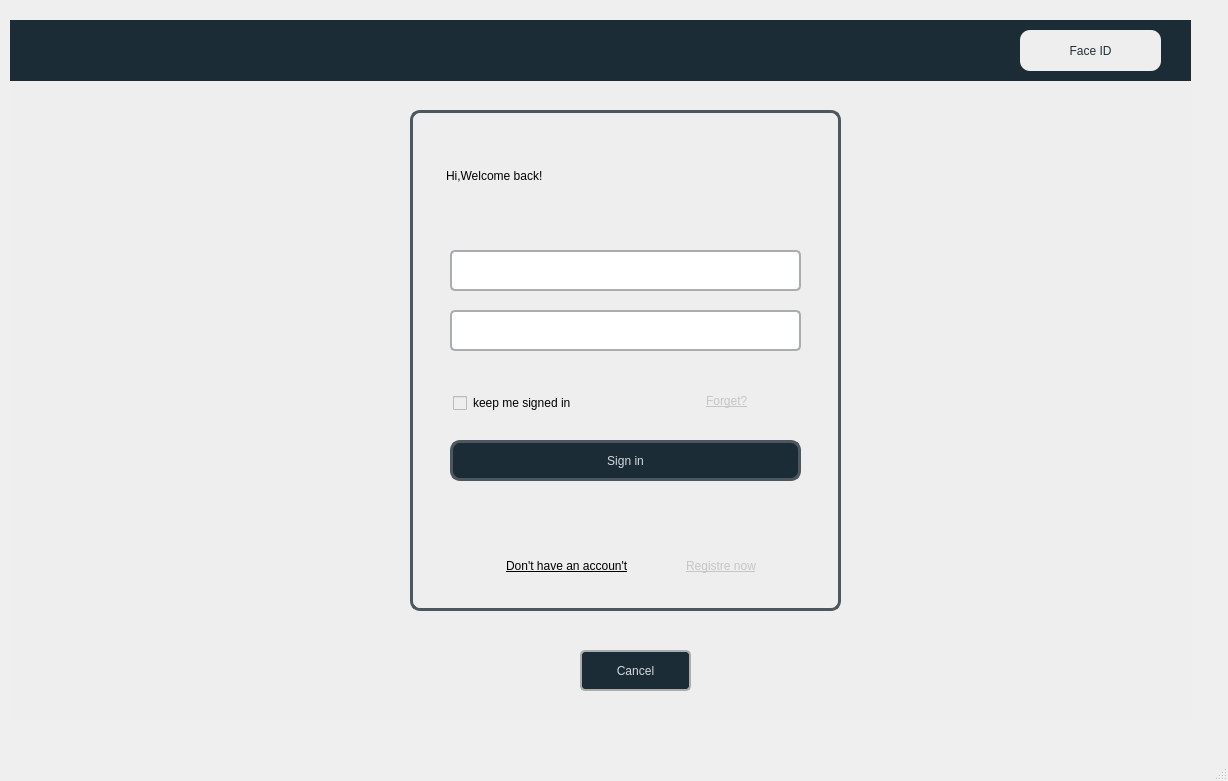
<?xml version="1.0" encoding="UTF-8"?>
<ui version="4.0">
 <class>MainWindow</class>
 <widget class="QMainWindow" name="MainWindow">
  <property name="geometry">
   <rect>
    <x>0</x>
    <y>0</y>
    <width>1228</width>
    <height>781</height>
   </rect>
  </property>
  <property name="windowTitle">
   <string>Gestion des Clients</string>
  </property>
  <property name="styleSheet">
   <string notr="true"/>
  </property>
  <widget class="QWidget" name="centralWidget">
   <property name="styleSheet">
    <string notr="true"/>
   </property>
   <widget class="QWidget" name="widget" native="true">
    <property name="geometry">
     <rect>
      <x>10</x>
      <y>20</y>
      <width>1181</width>
      <height>701</height>
     </rect>
    </property>
    <property name="styleSheet">
     <string notr="true">background-color: rgb(238, 238, 238);</string>
    </property>
    <widget class="QWidget" name="widget_2" native="true">
     <property name="geometry">
      <rect>
       <x>0</x>
       <y>0</y>
       <width>1181</width>
       <height>61</height>
      </rect>
     </property>
     <property name="styleSheet">
      <string notr="true">background-color: rgb(28, 44, 54);</string>
     </property>
     <widget class="QLabel" name="label">
      <property name="geometry">
       <rect>
        <x>40</x>
        <y>10</y>
        <width>231</width>
        <height>31</height>
       </rect>
      </property>
      <property name="text">
       <string/>
      </property>
      <property name="pixmap">
       <pixmap>../Users/haouas/OneDrive - ESPRIT/Bureau/12.jpg</pixmap>
      </property>
     </widget>
     <widget class="QPushButton" name="pushButton">
      <property name="geometry">
       <rect>
        <x>1010</x>
        <y>10</y>
        <width>141</width>
        <height>41</height>
       </rect>
      </property>
      <property name="styleSheet">
       <string notr="true">background-color: rgb(238, 238, 238);

color: rgb(32, 48, 57);
border-color: rgb(255, 255, 255);
font: 700 10pt &quot;Segoe UI&quot;;
border-radius: 10px;</string>
      </property>
      <property name="text">
       <string>Face ID</string>
      </property>
     </widget>
    </widget>
    <widget class="QWidget" name="widget_3" native="true">
     <property name="geometry">
      <rect>
       <x>400</x>
       <y>90</y>
       <width>431</width>
       <height>501</height>
      </rect>
     </property>
     <property name="styleSheet">
      <string notr="true">border: 3px solid #4c5760;
border-radius: 10px;</string>
     </property>
     <widget class="QLabel" name="label_2">
      <property name="geometry">
       <rect>
        <x>30</x>
        <y>20</y>
        <width>311</width>
        <height>91</height>
       </rect>
      </property>
      <property name="styleSheet">
       <string notr="true">border-color: rgb(238, 238, 238);
font: 700 20pt &quot;Segoe UI&quot;;
color: rgb(0, 0, 0);</string>
      </property>
      <property name="text">
       <string>Hi,Welcome back!</string>
      </property>
     </widget>
     <widget class="QLineEdit" name="lineEdit">
      <property name="geometry">
       <rect>
        <x>40</x>
        <y>140</y>
        <width>351</width>
        <height>41</height>
       </rect>
      </property>
      <property name="styleSheet">
       <string notr="true">border: 1.6px solid rgba(170,173,174,255)rgb(255, 255, 255); border-radius: 5px;
background-color: rgb(255, 255, 255);</string>
      </property>
      <property name="readOnly">
       <bool>true</bool>
      </property>
     </widget>
     <widget class="QLineEdit" name="lineEdit_6">
      <property name="geometry">
       <rect>
        <x>40</x>
        <y>200</y>
        <width>351</width>
        <height>41</height>
       </rect>
      </property>
      <property name="styleSheet">
       <string notr="true">border: 1.6px solid rgba(170,173,174,255)rgb(255, 255, 255); border-radius: 5px;
background-color: rgb(255, 255, 255);</string>
      </property>
      <property name="readOnly">
       <bool>true</bool>
      </property>
     </widget>
     <widget class="QLabel" name="label_3">
      <property name="geometry">
       <rect>
        <x>50</x>
        <y>140</y>
        <width>31</width>
        <height>41</height>
       </rect>
      </property>
      <property name="styleSheet">
       <string notr="true">background-color: rgba(0, 0, 0, 0);
border-color: rgb(0,0,0,0);</string>
      </property>
      <property name="text">
       <string/>
      </property>
      <property name="pixmap">
       <pixmap>../Users/haouas/Downloads/mail.svg</pixmap>
      </property>
      <property name="scaledContents">
       <bool>false</bool>
      </property>
      <property name="wordWrap">
       <bool>false</bool>
      </property>
      <property name="textInteractionFlags">
       <set>Qt::LinksAccessibleByKeyboard|Qt::LinksAccessibleByMouse</set>
      </property>
     </widget>
     <widget class="QLabel" name="label_4">
      <property name="geometry">
       <rect>
        <x>50</x>
        <y>200</y>
        <width>31</width>
        <height>41</height>
       </rect>
      </property>
      <property name="styleSheet">
       <string notr="true">background-color: rgba(0, 0, 0, 0);
border-color: rgb(0,0,0,0);</string>
      </property>
      <property name="text">
       <string/>
      </property>
      <property name="pixmap">
       <pixmap>../Users/haouas/Downloads/lock.svg</pixmap>
      </property>
     </widget>
     <widget class="QLabel" name="label_5">
      <property name="geometry">
       <rect>
        <x>350</x>
        <y>200</y>
        <width>31</width>
        <height>41</height>
       </rect>
      </property>
      <property name="styleSheet">
       <string notr="true">background-color: rgba(0, 0, 0, 0);
border-color: rgb(0,0,0,0);</string>
      </property>
      <property name="text">
       <string/>
      </property>
      <property name="pixmap">
       <pixmap>../Users/haouas/Downloads/eye-off.svg</pixmap>
      </property>
     </widget>
     <widget class="QCheckBox" name="checkBox">
      <property name="geometry">
       <rect>
        <x>40</x>
        <y>280</y>
        <width>161</width>
        <height>26</height>
       </rect>
      </property>
      <property name="styleSheet">
       <string notr="true">color: rgb(0, 0, 0);
font: 700 9pt &quot;Segoe UI&quot;;
border-color: #eeeeee;</string>
      </property>
      <property name="text">
       <string>keep me signed in</string>
      </property>
     </widget>
     <widget class="QLabel" name="label_6">
      <property name="geometry">
       <rect>
        <x>290</x>
        <y>270</y>
        <width>81</width>
        <height>41</height>
       </rect>
      </property>
      <property name="styleSheet">
       <string notr="true">border-color: rgb(238, 238, 238);
text-decoration: underline;
color: rgb(198, 198, 198);
font: 9pt &quot;Segoe UI&quot;;</string>
      </property>
      <property name="text">
       <string>Forget?</string>
      </property>
     </widget>
     <widget class="QPushButton" name="login">
      <property name="geometry">
       <rect>
        <x>40</x>
        <y>330</y>
        <width>351</width>
        <height>41</height>
       </rect>
      </property>
      <property name="styleSheet">
       <string notr="true">QPushButton#login {
    background-color: rgb(28, 44, 54);
    color: rgb(213, 216, 218);
    font: 700 9pt &quot;Segoe UI&quot;;
    cursor: pointer;  /* Hand pointer cursor on hover */
}

QPushButton#login:hover {
  /* Darker shade when hovering */
	background-color: #284853;
    color: rgb(255, 255, 255);  /* Optional: Change text color on hover */
}

QPushButton#login:pressed {
	background-color: rgb(74, 74, 74);
    color: rgb(255, 255, 255);  /* Optional: Change text color when pressed */
}
</string>
      </property>
      <property name="text">
       <string>Sign in</string>
      </property>
     </widget>
     <widget class="QLabel" name="label_13">
      <property name="geometry">
       <rect>
        <x>90</x>
        <y>440</y>
        <width>181</width>
        <height>31</height>
       </rect>
      </property>
      <property name="styleSheet">
       <string notr="true">border-color: rgb(238, 238, 238);
text-decoration: underline;
color: rgb(0, 0, 0);
font: 700 9pt &quot;Segoe UI&quot;;</string>
      </property>
      <property name="text">
       <string>Don't have an accoun't</string>
      </property>
     </widget>
     <widget class="QLabel" name="label_14">
      <property name="geometry">
       <rect>
        <x>270</x>
        <y>430</y>
        <width>131</width>
        <height>51</height>
       </rect>
      </property>
      <property name="styleSheet">
       <string notr="true">background-color: rgba(0, 0, 0, 0);
border-color:rgba(0, 0, 0, 0);
text-decoration: underline;
color: rgb(198, 198, 198);
font: 9pt &quot;Segoe UI&quot;;</string>
      </property>
      <property name="text">
       <string>Registre now</string>
      </property>
     </widget>
     <widget class="QLineEdit" name="A">
      <property name="geometry">
       <rect>
        <x>80</x>
        <y>143</y>
        <width>305</width>
        <height>30</height>
       </rect>
      </property>
      <property name="styleSheet">
       <string notr="true">border: 1.6px solid rgb(0,0,0,0); border-radius: 5px;
background-color: rgb(255, 255, 255);
font: 700 12pt &quot;Segoe UI&quot;;
color: rgb(182, 182, 182);</string>
      </property>
      <property name="text">
       <string/>
      </property>
     </widget>
     <widget class="QLineEdit" name="B">
      <property name="geometry">
       <rect>
        <x>76</x>
        <y>204</y>
        <width>311</width>
        <height>31</height>
       </rect>
      </property>
      <property name="styleSheet">
       <string notr="true">border: 1.6px solid rgb(0,0,0,0); border-radius: 5px;
background-color: rgb(255, 255, 255);
font: 700 12pt &quot;Segoe UI&quot;;
color: rgb(182, 182, 182);</string>
      </property>
      <property name="text">
       <string/>
      </property>
      <property name="echoMode">
       <enum>QLineEdit::Password</enum>
      </property>
     </widget>
    </widget>
    <widget class="QPushButton" name="cancel">
     <property name="geometry">
      <rect>
       <x>570</x>
       <y>630</y>
       <width>111</width>
       <height>41</height>
      </rect>
     </property>
     <property name="styleSheet">
      <string notr="true">QPushButton#cancel {
border: 1.6px solid rgba(170,173,174,255)rgb(255, 255, 255); border-radius: 5px;

    background-color: rgb(28, 44, 54);
    color: rgb(213, 216, 218);
    font: 700 9pt &quot;Segoe UI&quot;;
    cursor: pointer;  /* Hand pointer cursor on hover */
}

QPushButton#cancel:hover {
    background-color: #284853;  /* Darker shade when hovering */
    color: rgb(255, 255, 255);  /* Text color change on hover */
}

QPushButton#cancel:pressed {
    background-color: rgb(74, 74, 74);  /* Even darker shade when pressed */
    color: rgb(255, 255, 255);  /* Text color change when pressed */
}
</string>
     </property>
     <property name="text">
      <string>Cancel</string>
     </property>
    </widget>
   </widget>
  </widget>
  <widget class="QMenuBar" name="menuBar">
   <property name="geometry">
    <rect>
     <x>0</x>
     <y>0</y>
     <width>1228</width>
     <height>26</height>
    </rect>
   </property>
  </widget>
  <widget class="QStatusBar" name="statusBar"/>
 </widget>
 <layoutdefault spacing="6" margin="11"/>
 <resources/>
 <connections/>
</ui>
